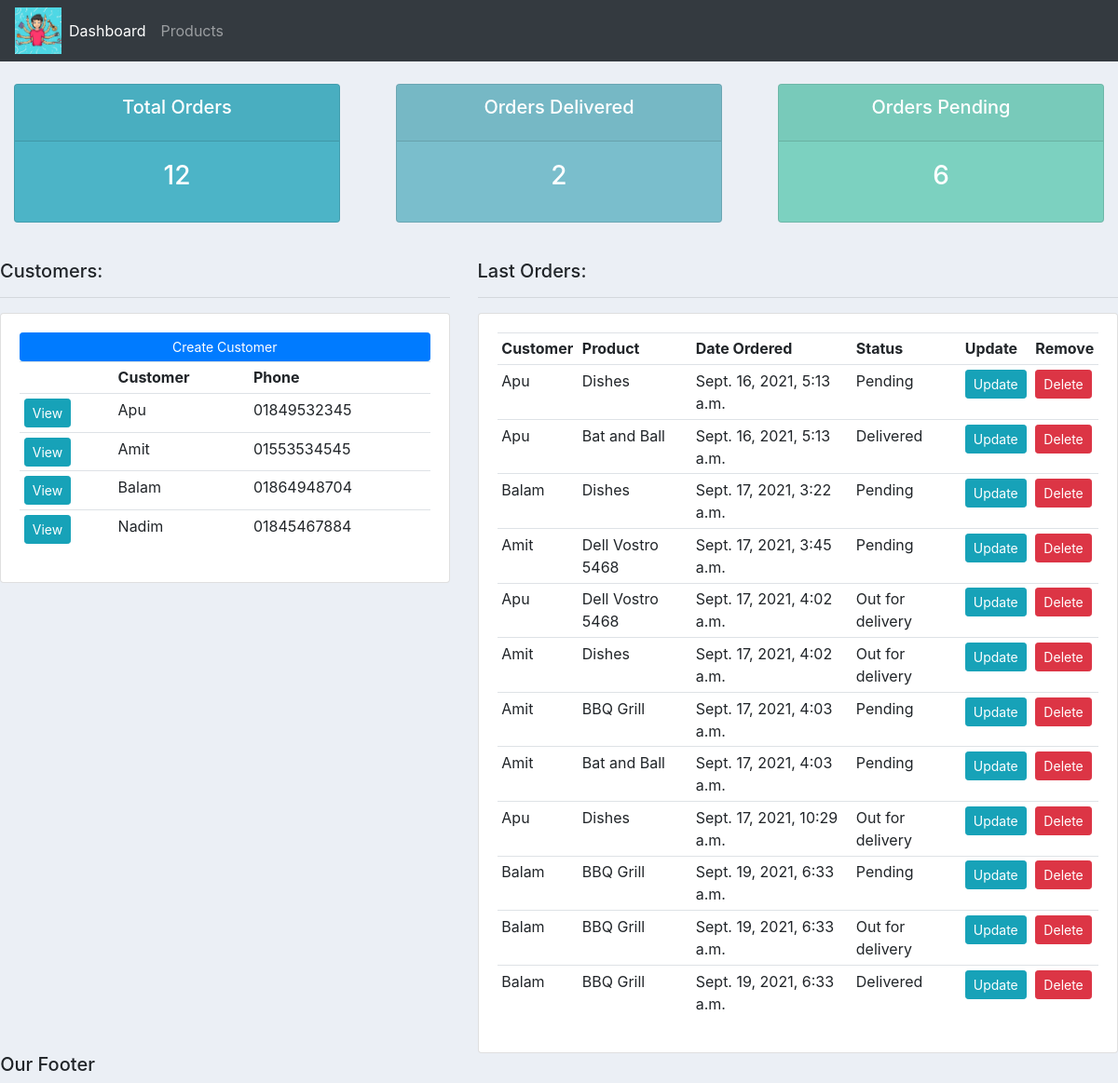
The page / on the database its author committed.
### accounts/models.py (models this page shows, shortened)
class Customer(models.Model):
    name = models.CharField(max_length=200)
    phone = models.CharField(max_length=200, null = True)
    email = models.CharField(max_length=200, null = True)
    date_created = models.DateTimeField(auto_now_add= True)
    def __str__(self):
        return self.name

class Order(models.Model):
    STATUS = (
                ('Pending' , 'Pending'),
                ('Out for delivery', 'Out for delivery'),
                ('Delivered', 'Delivered'),
             )
    customer = models.ForeignKey(Customer, null = True , on_delete = models.SET_NULL)
    product = models.ForeignKey(Product, null = True , on_delete = models.SET_NULL)
    date_created =  models.DateTimeField(auto_now_add= True)
    status = models.CharField(max_length = 200, null = True, choices = STATUS)
    note = models.CharField(max_length = 1000, null = True)

class Product(models.Model):
    CATEGORY = (
                ('Indoor', 'Indoor'),
                ('Out Door', 'Out Door'),
                )
    name = models.CharField(max_length=200)
    price = models.FloatField(null = True)
    category = models.CharField(max_length=200, null = True, choices = CATEGORY)
    description = models.CharField(max_length=200, null = True, blank = True)
    date_created =  models.DateTimeField(auto_now_add= True)
    tags = models.ManyToManyField(Tag)
    def __str__(self):
        return self.name

### accounts/views.py (the view)
# urls.py: path('', views.home, name="home"),
def home(request):
    orders = Order.objects.all()
    customers = Customer.objects.all()
    total_customers = customers.count()
    total_orders = orders.count()
    delivered = orders.filter(status='Delivered').count()
    pending = orders.filter(status='Pending').count()
    context = {'orders':orders, 'customers':customers,
    'total_customers': total_customers, 'total_orders':total_orders,
    'delivered': delivered, 'pending': pending}
    return render(request, 'accounts/dashboard.html',context)

### accounts/templates/accounts/dashboard.html
{% extends 'accounts/main.html' %}
{% block content %}
{% include 'accounts/status.html' %}
<br>
<div class ="row">
  <div class="col-md-5">
    <h5>Customers:</h5>
    <hr>
    <div class="card card-body">
      <a class="btn btn-primary btn-sm btn-block" href="{% url 'create_customer' %}">Create Customer</a>
      <table class="table table-sm">
        <tr>
          <th></th>
          <th>Customer</th>
          <th>Phone</th>
        </tr>
        {% for customer in customers %}
         <tr>
           <td><a class="btn btn-sm btn-info" href="{% url 'customer' customer.id %}">View</a></td>
           <td>{{customer.name}}</td>
           <td>{{customer.phone}}</td>
         </tr>
        {% endfor %}
      </table>
    </div>
  </div>
  <div class="col-md-7">
    <h5>Last Orders:</h5>
    <hr>
    <div class="card card-body">
      <table class="table table-sm">
        <tr>
          <th>Customer</th>
          <th>Product</th>
          <th>Date Ordered</th>
          <th>Status</th>
          <th>Update</th>
          <th>Remove</th>
        </tr>
        {% for order in orders %}
         <tr>
           <td>{{order.customer}}</td>
           <td>{{order.product}}</td>
           <td>{{order.date_created}}</td>
           <td>{{order.status}}</td>
           <td><a  class="btn btn-sm btn-info"  href="{% url 'update_order' order.id %}">Update</a></td>
           <td><a  class="btn btn-sm btn-danger"  href="{% url 'delete_order' order.id %}">Delete</a></td>
         </tr>
        {% endfor %}
      </table>
    </div>
  </div>
{% endblock %}

### static/css/main.css (style rules this page uses)
body { background-color: #ebeff5; }

### rows shown on the page
Customer: name "Apu", phone "01849532345"
Customer: name "Amit", phone "01553534545"
Customer: name "Balam", phone "01864948704"
Customer: name "Nadim", phone "01845467884"
Order: customer "Apu", product "Dishes", date_created "Sept. 16, 2021, 5:13 a.m.", status "Pending"
Order: customer "Apu", product "Bat and Ball", date_created "Sept. 16, 2021, 5:13 a.m.", status "Delivered"
Order: customer "Balam", product "Dishes", date_created "Sept. 17, 2021, 3:22 a.m.", status "Pending"
Order: customer "Amit", product "Dell Vostro 5468", date_created "Sept. 17, 2021, 3:45 a.m.", status "Pending"
Order: customer "Apu", product "Dell Vostro 5468", date_created "Sept. 17, 2021, 4:02 a.m.", status "Out for delivery"
Order: customer "Amit", product "Dishes", date_created "Sept. 17, 2021, 4:02 a.m.", status "Out for delivery"
Order: customer "Amit", product "BBQ Grill", date_created "Sept. 17, 2021, 4:03 a.m.", status "Pending"
Order: customer "Amit", product "Bat and Ball", date_created "Sept. 17, 2021, 4:03 a.m.", status "Pending"
Order: customer "Apu", product "Dishes", date_created "Sept. 17, 2021, 10:29 a.m.", status "Out for delivery"
Order: customer "Balam", product "BBQ Grill", date_created "Sept. 19, 2021, 6:33 a.m.", status "Pending"
Order: customer "Balam", product "BBQ Grill", date_created "Sept. 19, 2021, 6:33 a.m.", status "Out for delivery"
Order: customer "Balam", product "BBQ Grill", date_created "Sept. 19, 2021, 6:33 a.m.", status "Delivered"

### other values the page prints
{{ total_orders }} "12"
{{ delivered }} "2"
{{ pending }} "6"
